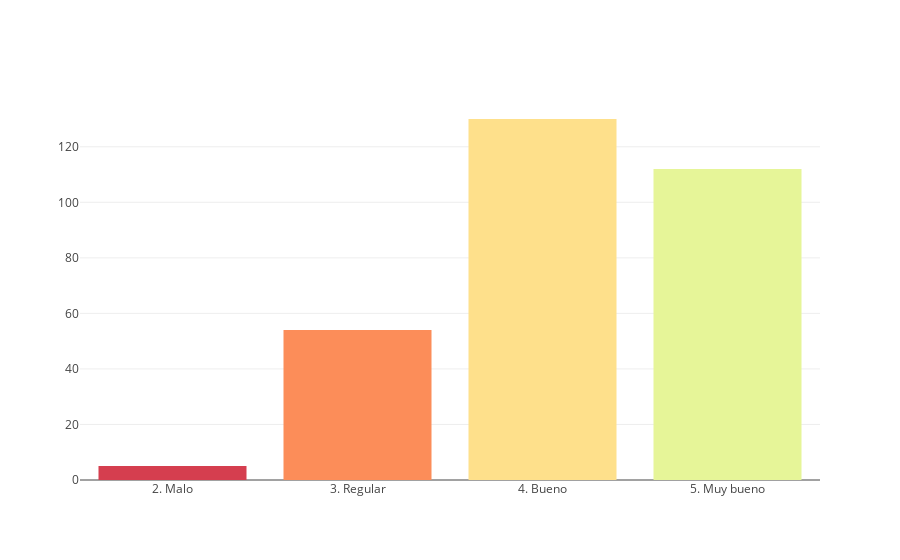
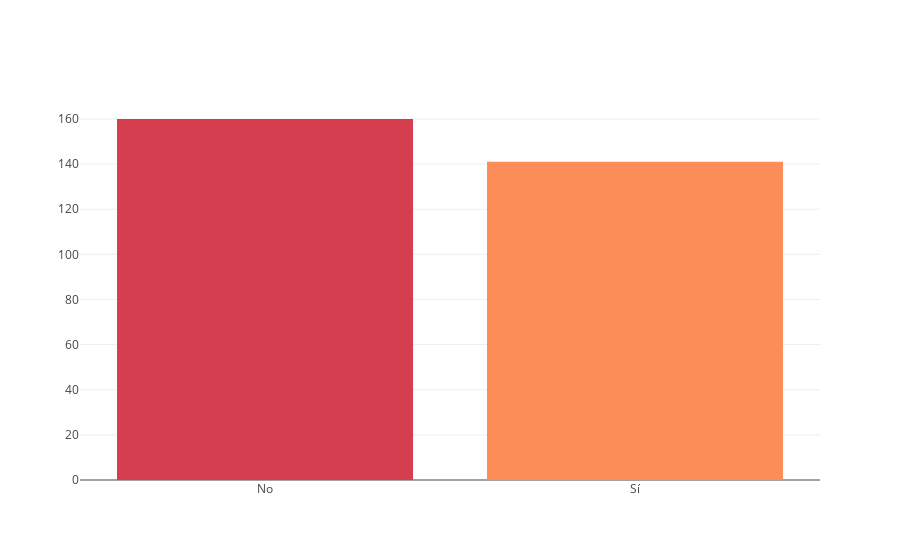
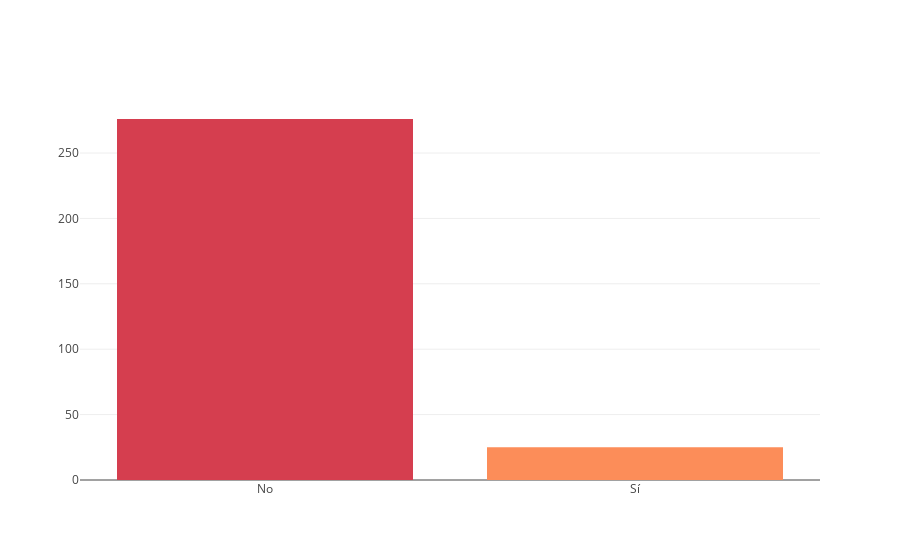
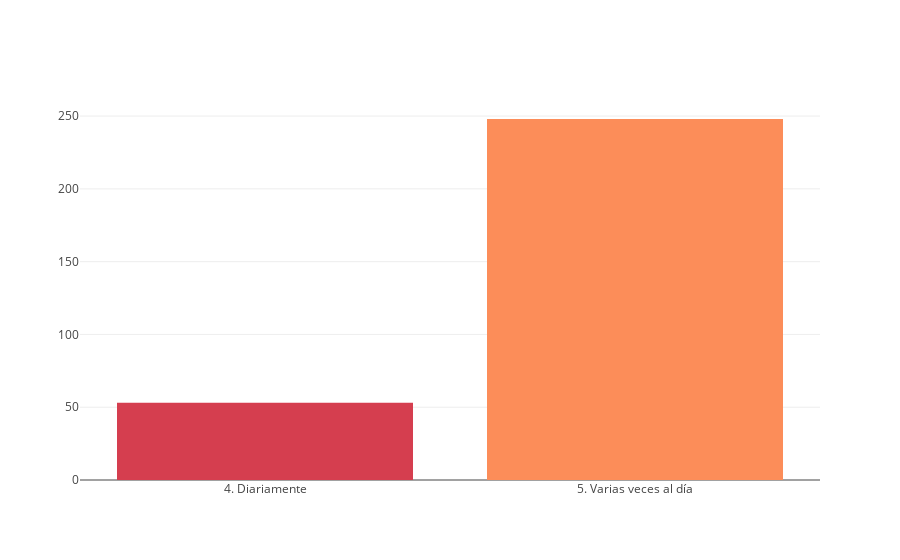

The cell these charts' notebook holds for them, in order:
### Code cell
visualize_reception_images_by_cultural_clusters_esp(dataframe_with_clusters_esp)

### Figure 1 — Plotly figure (JSON) as saved in the notebook; plotly's stock layout.template omitted (floating-point values rounded to 4 significant figures)
{"data": [{"marker": {"color": ["rgb(213,62,79)", "rgb(252,141,89)", "rgb(254,224,139)", "rgb(230,245,152)", "rgb(153,213,148)", "rgb(50,136,189)"]}, "type": "bar", "uid": "68d132d1-5636-44ee-8e3c-4c2843f5cea2", "x": [2, 3, 4, 5], "y": [5, 54, 130, 112]}], "layout": {"bargap": 0.2, "xaxis": {"ticktext": ["1. Muy malo", "2. Malo", "3. Regular", "4. Bueno", "5. Muy bueno"], "tickvals": [1, 2, 3, 4, 5]}}}

### Figure 2 — Plotly figure (JSON) as saved in the notebook; plotly's stock layout.template omitted (floating-point values rounded to 4 significant figures)
{"data": [{"marker": {"color": ["rgb(213,62,79)", "rgb(252,141,89)", "rgb(254,224,139)", "rgb(230,245,152)", "rgb(153,213,148)", "rgb(50,136,189)"]}, "type": "bar", "uid": "ac59db5e-0ca3-4b84-8452-de1dd87f2695", "x": [0, 1], "y": [160, 141]}], "layout": {"bargap": 0.2, "xaxis": {"ticktext": ["No", "Sí"], "tickvals": [0, 1]}}}

### Figure 3 — Plotly figure (JSON) as saved in the notebook; plotly's stock layout.template omitted (floating-point values rounded to 4 significant figures)
{"data": [{"marker": {"color": ["rgb(213,62,79)", "rgb(252,141,89)", "rgb(254,224,139)", "rgb(230,245,152)", "rgb(153,213,148)", "rgb(50,136,189)"]}, "type": "bar", "uid": "16d3949a-f40a-43a2-ae0e-e37882bf2229", "x": [0, 1], "y": [276, 25]}], "layout": {"bargap": 0.2, "xaxis": {"ticktext": ["No", "Sí"], "tickvals": [0, 1]}}}

### Figure 4 — Plotly figure (JSON) as saved in the notebook; plotly's stock layout.template omitted (floating-point values rounded to 4 significant figures)
{"data": [{"marker": {"color": ["rgb(213,62,79)", "rgb(252,141,89)", "rgb(254,224,139)", "rgb(230,245,152)", "rgb(153,213,148)", "rgb(50,136,189)"]}, "type": "bar", "uid": "ef58b0a9-90f8-4770-9cdf-743e2b511101", "x": [4, 5], "y": [53, 248]}], "layout": {"bargap": 0.2, "xaxis": {"ticktext": ["1. Nunca", "2. Ocasionalmente", "3. Semanalmente", "4. Diariamente", "5. Varias veces al día"], "tickvals": [1, 2, 3, 4, 5]}}}
